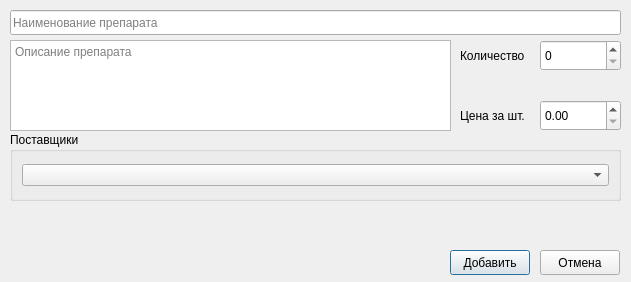
<?xml version="1.0" encoding="UTF-8"?>
<ui version="4.0">
 <class>AddPreparation</class>
 <widget class="QDialog" name="AddPreparation">
  <property name="geometry">
   <rect>
    <x>0</x>
    <y>0</y>
    <width>631</width>
    <height>282</height>
   </rect>
  </property>
  <property name="windowTitle">
   <string>Добавление препарата</string>
  </property>
  <widget class="QLineEdit" name="leNamePreparation">
   <property name="geometry">
    <rect>
     <x>10</x>
     <y>10</y>
     <width>611</width>
     <height>25</height>
    </rect>
   </property>
   <property name="alignment">
    <set>Qt::AlignLeading|Qt::AlignLeft|Qt::AlignVCenter</set>
   </property>
   <property name="placeholderText">
    <string>Наименование препарата</string>
   </property>
  </widget>
  <widget class="QTextEdit" name="teditLabelPreparation">
   <property name="geometry">
    <rect>
     <x>10</x>
     <y>40</y>
     <width>441</width>
     <height>91</height>
    </rect>
   </property>
   <property name="placeholderText">
    <string>Описание препарата</string>
   </property>
  </widget>
  <widget class="QPushButton" name="pbAdd">
   <property name="geometry">
    <rect>
     <x>450</x>
     <y>250</y>
     <width>80</width>
     <height>25</height>
    </rect>
   </property>
   <property name="text">
    <string>Добавить</string>
   </property>
  </widget>
  <widget class="QPushButton" name="pbCancel">
   <property name="geometry">
    <rect>
     <x>540</x>
     <y>250</y>
     <width>80</width>
     <height>25</height>
    </rect>
   </property>
   <property name="text">
    <string>Отмена</string>
   </property>
  </widget>
  <widget class="QGroupBox" name="groupBox_3">
   <property name="geometry">
    <rect>
     <x>10</x>
     <y>132</y>
     <width>611</width>
     <height>69</height>
    </rect>
   </property>
   <property name="title">
    <string>Поставщики</string>
   </property>
   <layout class="QHBoxLayout" name="horizontalLayout">
    <item>
     <widget class="QComboBox" name="cboxProviders"/>
    </item>
   </layout>
  </widget>
  <widget class="QSpinBox" name="sboxNumber">
   <property name="geometry">
    <rect>
     <x>540</x>
     <y>40</y>
     <width>81</width>
     <height>31</height>
    </rect>
   </property>
  </widget>
  <widget class="QLabel" name="label">
   <property name="geometry">
    <rect>
     <x>460</x>
     <y>40</y>
     <width>81</width>
     <height>31</height>
    </rect>
   </property>
   <property name="text">
    <string>Количество</string>
   </property>
  </widget>
  <widget class="QLabel" name="label_2">
   <property name="geometry">
    <rect>
     <x>460</x>
     <y>100</y>
     <width>71</width>
     <height>31</height>
    </rect>
   </property>
   <property name="text">
    <string>Цена за шт.</string>
   </property>
  </widget>
  <widget class="QDoubleSpinBox" name="sboxCost">
   <property name="geometry">
    <rect>
     <x>540</x>
     <y>100</y>
     <width>81</width>
     <height>31</height>
    </rect>
   </property>
   <property name="decimals">
    <number>2</number>
   </property>
   <property name="maximum">
    <double>9999.989999999999782</double>
   </property>
  </widget>
 </widget>
 <resources/>
 <connections/>
</ui>
